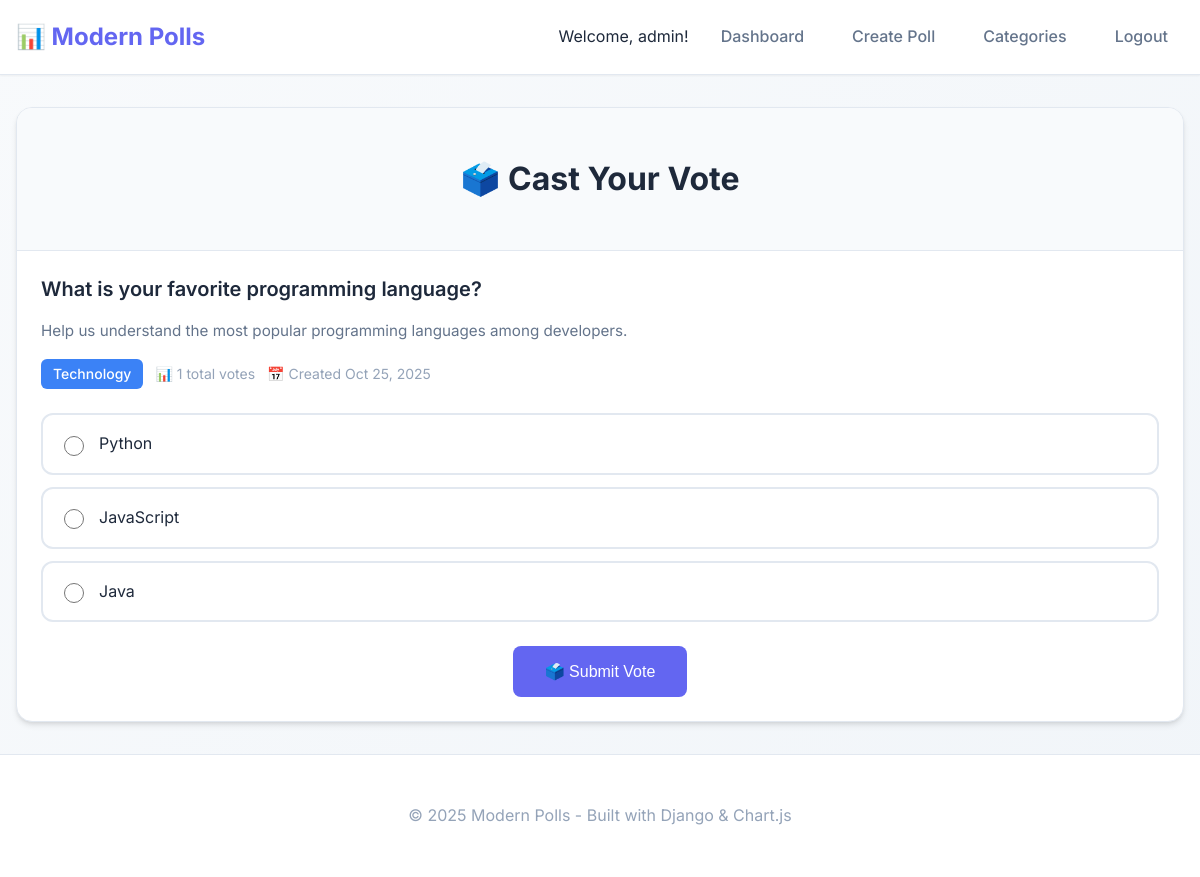
The page /view/1/ (signed in) on the database its author committed.
### pollapp/models.py (models this page shows, shortened)
class PollModel(models.Model):
    STATUS_CHOICES = [
        ('active', 'Active'),
        ('closed', 'Closed'),
        ('draft', 'Draft'),
    ]
    question = models.TextField(validators=[MinLengthValidator(10)])
    description = models.TextField(blank=True, help_text="Optional description for the poll")
    op1 = models.CharField(max_length=100)
    op2 = models.CharField(max_length=100)
    op3 = models.CharField(max_length=100)
    op1c = models.IntegerField(default=0)
    op2c = models.IntegerField(default=0)
    op3c = models.IntegerField(default=0)
    category = models.ForeignKey(Category, on_delete=models.SET_NULL, null=True, blank=True)
    created_by = models.ForeignKey(User, on_delete=models.CASCADE, related_name='created_polls')
    created_at = models.DateTimeField(auto_now_add=True)
    updated_at = models.DateTimeField(auto_now=True)
    expires_at = models.DateTimeField(null=True, blank=True)
    status = models.CharField(max_length=10, choices=STATUS_CHOICES, default='active')
    is_anonymous = models.BooleanField(default=False)
    class Meta:
        ordering = ['-created_at']
    @property
    def total_votes(self):
        return self.op1c + self.op2c + self.op3c
    @property
    def is_expired(self):
        if self.expires_at:
            return timezone.now() > self.expires_at
        return False
    @property
    def is_active(self):
        return self.status == 'active' and not self.is_expired

class Category(models.Model):
    name = models.CharField(max_length=50, unique=True)
    description = models.TextField(blank=True)
    color = models.CharField(max_length=7, default='#6366f1')  # Hex color code

### pollapp/views.py (the view, shortened to what this page needs)
# urls.py: path("view/<int:poll_id>/", view, name="view"),
@login_required
def view(request, poll_id):
    poll = get_object_or_404(PollModel, id=poll_id)
    if not poll.is_active:
        messages.warning(request, "This poll is no longer active.")
        return redirect("home")
    analytics, created = PollAnalytics.objects.get_or_create(poll=poll)
    analytics.views_count += 1
    analytics.save()
    try:
        vote_record = VoteRecord.objects.get(user=request.user, poll=poll)
        messages.info(request, "You have already voted on this poll.")
        return render(request, "view.html", {"poll": poll, "has_voted": True, "user_choice": vote_record.choice})
    except VoteRecord.DoesNotExist:
        pass
    return render(request, "view.html", {"poll": poll, "has_voted": False})

### pollapp/templates/view.html (shortened to what this page needs)
{% extends 'base.html' %}
{% block content %}
<div class="fade-in">
  <div class="card">
    <div class="card-header">
      <h1 class="text-center mb-0">🗳️ Cast Your Vote</h1>
    </div>
    <div class="card-body">
      <div class="poll-question mb-4">{{ poll.question }}</div>
      {% if poll.description %}
        <div class="poll-description mb-4">{{ poll.description }}</div>
      {% endif %}
      <div class="poll-meta mb-4">
        {% if poll.category %}
          <span class="poll-category" style="background-color: {{ poll.category.color }}">
            {{ poll.category.name }}
          </span>
        {% endif %}
        <span class="poll-stats">
          📊 {{ poll.total_votes }} total votes
        </span>
        <span class="poll-stats">
          📅 Created {{ poll.created_at|date:"M d, Y" }}
        </span>
      </div>
      {% if has_voted %}
        <div class="message message-info mb-4">
          ✅ You have already voted on this poll!
        </div>
        <div class="text-center">
          <a href="{% url 'result' poll.id %}" class="btn btn-primary">
            📈 View Results
          </a>
          <a href="{% url 'home' %}" class="btn btn-secondary">
            🏠 Back to Home
          </a>
        </div>
      {% else %}
        <form method="POST" id="voteForm">
          <div class="voting-options">
            <div class="vote-option" onclick="selectOption(event,'op1')">
              <input type="radio" name="choice" value="op1" id="op1" required>
              <label for="op1">{{ poll.op1 }}</label>
            </div>
            <div class="vote-option" onclick="selectOption(event,'op2')">
              <input type="radio" name="choice" value="op2" id="op2">
              <label for="op2">{{ poll.op2 }}</label>
            </div>
            <div class="vote-option" onclick="selectOption(event,'op3')">
              <input type="radio" name="choice" value="op3" id="op3">
              <label for="op3">{{ poll.op3 }}</label>
            </div>
          </div>
          <div class="text-center mt-4">
            <button type="submit" class="btn btn-primary btn-lg">
              🗳️ Submit Vote
            </button>
          </div>
        </form>
      {% endif %}
    </div>
  </div>
</div>
{% endblock %}

### templates/base.html (shortened to what this page needs)
{% load static %}
<!DOCTYPE html>
<html lang="en">
<head>
  <link rel="stylesheet" href="{% static 'css/style.css' %}">
</head>
<body>
  <div class="site">
    <header>
      <div class="container">
        <div class="header-content">
          <a class="brand" href="{% url 'home' %}">
            📊 Modern Polls
          </a>
          <nav class="nav">
            {% if user.is_authenticated %}
              <span class="text-secondary">Welcome, {{ user.username }}!</span>
              {% if user.is_superuser %}
                <a href="{% url 'dashboard' %}">Dashboard</a>
                <a href="{% url 'create' %}">Create Poll</a>
                <a href="{% url 'create_category' %}">Categories</a>
              {% endif %}
              <a href="{% url 'ulogout' %}">Logout</a>
            {% else %}
              <a href="{% url 'ulogin' %}">Login</a>
              <a href="{% url 'usignup' %}">Sign Up</a>
            {% endif %}
          </nav>
        </div>
      </div>
    </header>
    <main>
      <div class="container">
        {% block content %}{% endblock %}
      </div>
    </main>
    <footer>
      <div class="container">
        <p>&copy; {% now "Y" %} Modern Polls - Built with Django & Chart.js</p>
      </div>
    </footer>
  </div>
</body>
</html>

### static/css/style.css (style rules this page uses)
:root { --primary: #6366f1; --primary-dark: #4f46e5; --secondary: #8b5cf6; --success: #10b981; --warning: #f59e0b; --error: #ef4444; --info: #3b82f6; --bg-primary: #ffffff; --bg-secondary: #f8fafc; --bg-tertiary: #f1f5f9; --bg-dark: #1e293b; --text-primary: #1e293b; --text-secondary: #64748b; --text-muted: #94a3b8; --border-light: #e2e8f0; --border-medium: #cbd5e1; --shadow-sm: 0 1px 2px 0 rgb(0 0 0 / 0.05); --shadow-md: 0 4px 6px -1px rgb(0 0 0 / 0.1), 0 2px 4px -2px rgb(0 0 0 / 0.1); --shadow-lg: 0 10px 15px -3px rgb(0 0 0 / 0.1), 0 4px 6px -4px rgb(0 0 0 / 0.1); --shadow-xl: 0 20px 25px -5px rgb(0 0 0 / 0.1), 0 8px 10px -6px rgb(0 0 0 / 0.1); --radius-sm: 0.375rem; --radius-md: 0.5rem; --radius-lg: 0.75rem; --radius-xl: 1rem; --transition: all 0.2s cubic-bezier(0.4, 0, 0.2, 1); }
* { box-sizing: border-box; }
body { font-family: 'Inter', -apple-system, BlinkMacSystemFont, 'Segoe UI', Roboto, sans-serif; line-height: 1.6; color: var(--text-primary); background: linear-gradient(135deg, var(--bg-secondary) 0%, var(--bg-tertiary) 100%); margin: 0; padding: 0; min-height: 100vh; }
.container { max-width: 1200px; margin: 0 auto; padding: 0 1rem; }
.site { min-height: 100vh; display: flex; flex-direction: column; }
header { background: var(--bg-primary); border-bottom: 1px solid var(--border-light); box-shadow: var(--shadow-sm); position: sticky; top: 0; z-index: 100; }
.header-content { display: flex; justify-content: space-between; align-items: center; padding: 1rem 0; }
.brand { font-size: 1.5rem; font-weight: 700; color: var(--primary); text-decoration: none; display: flex; align-items: center; gap: 0.5rem; }
.nav { display: flex; gap: 1rem; align-items: center; }
.nav a { color: var(--text-secondary); text-decoration: none; font-weight: 500; padding: 0.5rem 1rem; border-radius: var(--radius-md); transition: var(--transition); }
main { flex: 1; padding: 2rem 0; }
.card { background: var(--bg-primary); border-radius: var(--radius-xl); box-shadow: var(--shadow-md); border: 1px solid var(--border-light); overflow: hidden; transition: var(--transition); }
.card-header { padding: 1.5rem; border-bottom: 1px solid var(--border-light); background: var(--bg-secondary); }
.card-body { padding: 1.5rem; }
.poll-question { font-size: 1.25rem; font-weight: 600; color: var(--text-primary); margin-bottom: 0.75rem; line-height: 1.4; }
.poll-description { color: var(--text-secondary); margin-bottom: 1rem; font-size: 0.95rem; }
.poll-meta { display: flex; flex-wrap: wrap; gap: 0.75rem; margin-bottom: 1rem; font-size: 0.875rem; }
.poll-category { background: var(--primary); color: white; padding: 0.25rem 0.75rem; border-radius: var(--radius-sm); font-weight: 500; }
.poll-stats { color: var(--text-muted); display: flex; align-items: center; gap: 0.25rem; }
.btn { display: inline-flex; align-items: center; justify-content: center; gap: 0.5rem; padding: 0.75rem 1.5rem; border: none; border-radius: var(--radius-md); font-weight: 500; font-size: 0.875rem; text-decoration: none; cursor: pointer; transition: var(--transition); white-space: nowrap; }
.btn-primary { background: var(--primary); color: white; }
.btn-lg { padding: 1rem 2rem; font-size: 1rem; }
.voting-options { margin: 1.5rem 0; }
.vote-option { display: flex; align-items: center; gap: 0.75rem; padding: 1rem; margin-bottom: 0.75rem; border: 2px solid var(--border-light); border-radius: var(--radius-lg); cursor: pointer; transition: var(--transition); background: var(--bg-primary); }
.vote-option input[type="radio"] { width: 1.25rem; height: 1.25rem; accent-color: var(--primary); }
footer { background: var(--bg-primary); border-top: 1px solid var(--border-light); padding: 2rem 0; text-align: center; color: var(--text-muted); margin-top: auto; }
.fade-in { animation: fadeIn 0.5s ease-out; }
.text-center { text-align: center; }
.mt-4 { margin-top: 1rem; }
.mb-4 { margin-bottom: 1rem; }

### rows shown on the page
PollModel: question "What is your favorite programming language?", description "Help us understand the most popular programming languages among developers.", category.name "Technology", total_votes "1", created_at "Oct 25, 2025", op1 "Python", op2 "JavaScript", op3 "Java"

### other values the page prints
{{ user.username }} "admin"
